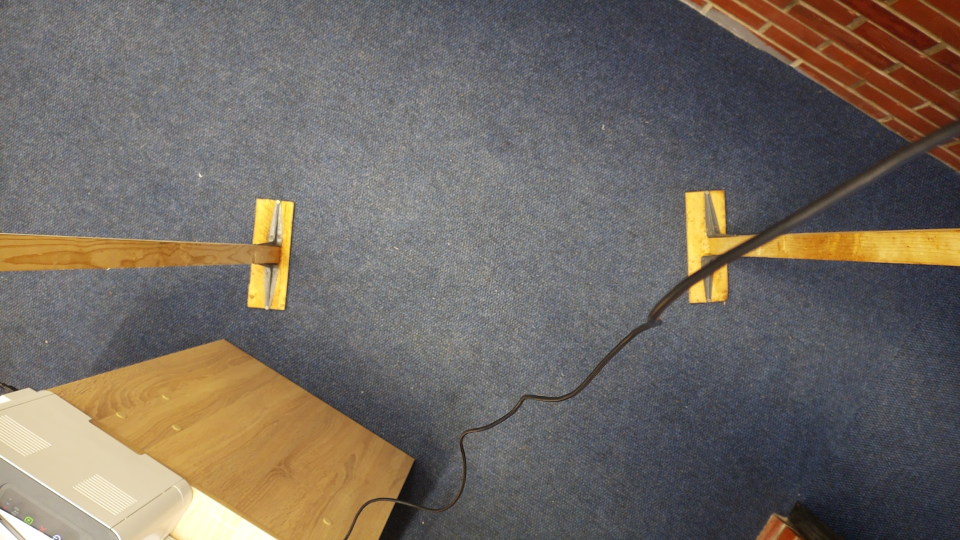
#> input picture datagen/pictures/test_1.png, 1920 x 1080 px, found by its file name (shown at 1/2 size)
$ python detect_laser.py
#> lines starting #> are read from the running program, lines starting #| are printed output that depends on the picture; after the words box and inside, x2 and y2 are one past the last pixel; in counts of white or black regions, pixels touching at a corner belong together
import cv2
import numpy as np

image_path = r"/home/matijasukovic_pi5/projects/watchedolives_pi/test_1.png"

def findLaserPoint(img):
    img_hsv = cv2.cvtColor(img, cv2.COLOR_BGR2HSV)

    lower_range = np.array([160, 70, 242])
    upper_range = np.array([170, 255, 255])

    mask = cv2.inRange(img_hsv, lower_range, upper_range)
    # resized = cv2.resize(mask, (800, 800))
    # cv2.imshow('mask', resized)
    # cv2.waitKey(0)

    points = cv2.findNonZero(mask)

    try:
        meanValues = np.mean(points, axis=0)
        laserPoint = (int(meanValues[0][0]), int(meanValues[0][1]))

    except np.exceptions.AxisError:
        print('Laser point not found.')
        return None

    return laserPoint

def main():
    img = cv2.imread(image_path)
#> img is the input picture: shape (1080, 1920, 3); mean B, G, R 98, 105.7, 113.6

    laserPoint = findLaserPoint(img)
#> in findLaserPoint, `img_hsv = cv2.cvtColor(img, cv2.COLOR_BGR2HSV)`: img_hsv: shape (1080, 1920, 3); mean H, S, V 82.6, 49.4, 119
#> in findLaserPoint, `mask = cv2.inRange(img_hsv, lower_range, upper_range)`: mask: shape (1080, 1920); every value is 0
#> in findLaserPoint, `points = cv2.findNonZero(mask)`: points = None

    cv2.circle(img, laserPoint, radius=10, thickness=2, color=(255, 0, 0))
#> img: shape (1080, 1920, 3); under 0.01% of pixels changed, all inside (x1, y1, x2, y2) = (0, 0, 12, 12)

    resized = cv2.resize(img, (800, 800))
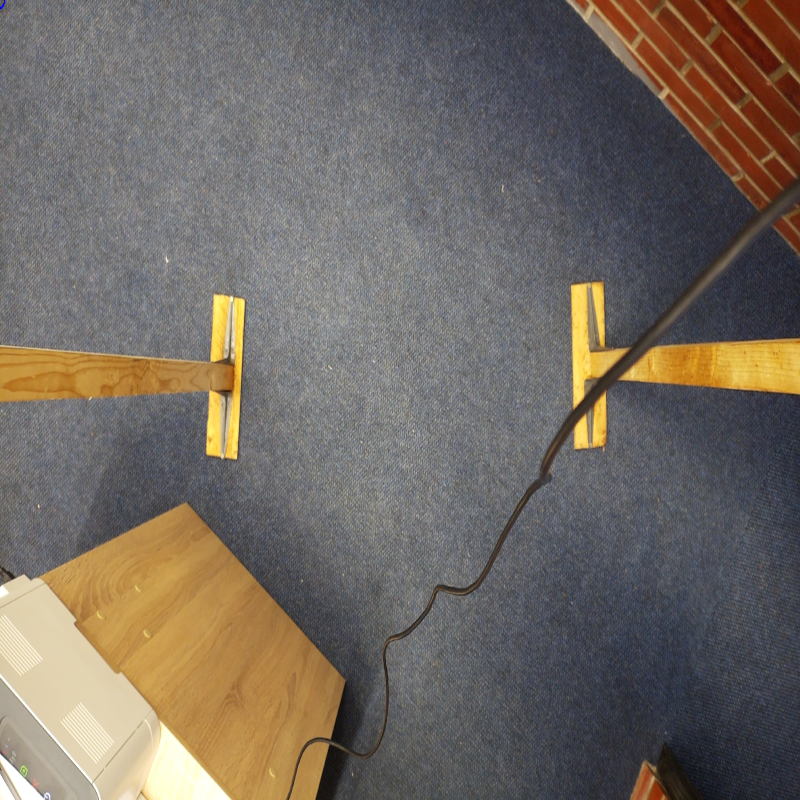
#> resized: shape (800, 800, 3); mean B, G, R 97.9, 105.5, 113.5
    cv2.imshow('img', resized)
    cv2.waitKey(0)


if __name__ == '__main__':
    main()
